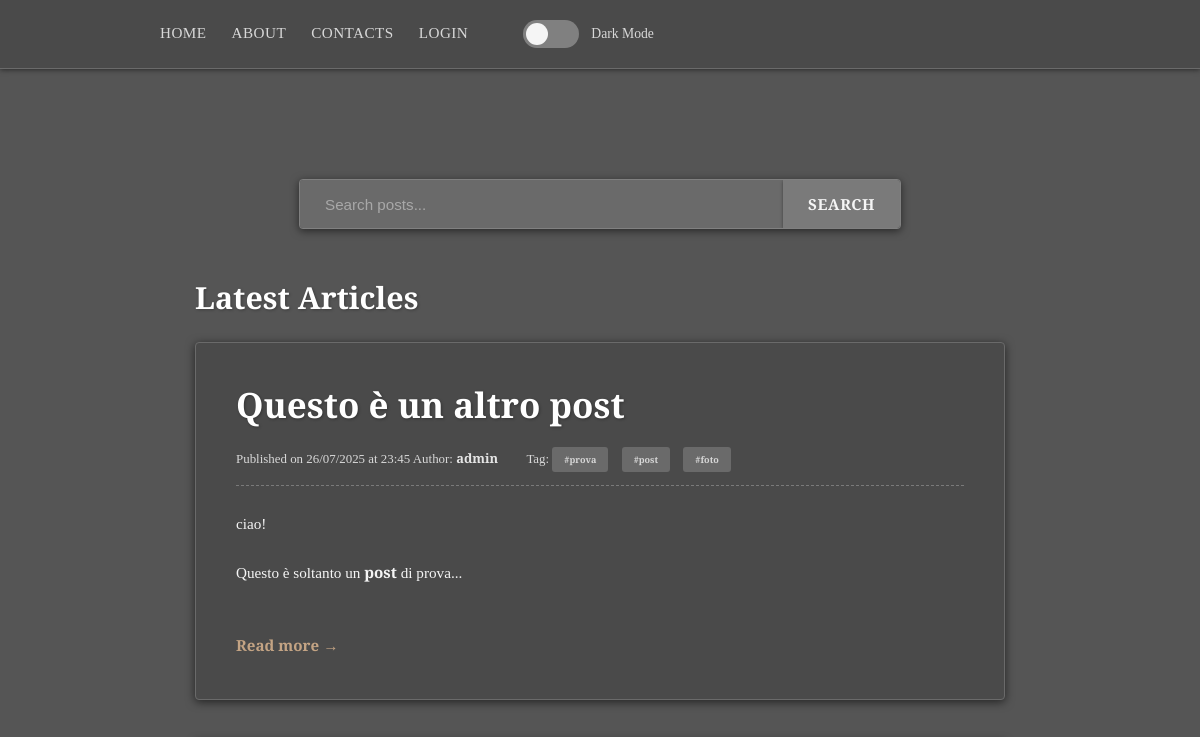
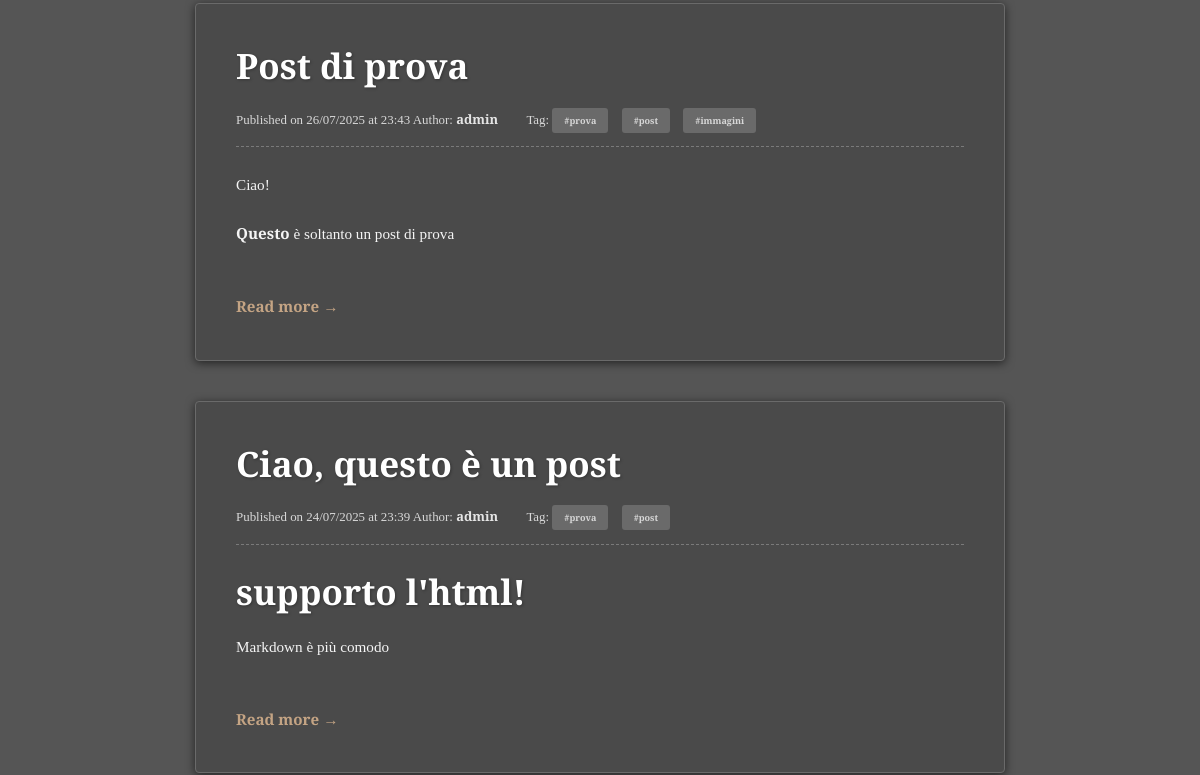
The page /index (upper part) on the database as committed earlier (2 pictures, top to bottom).
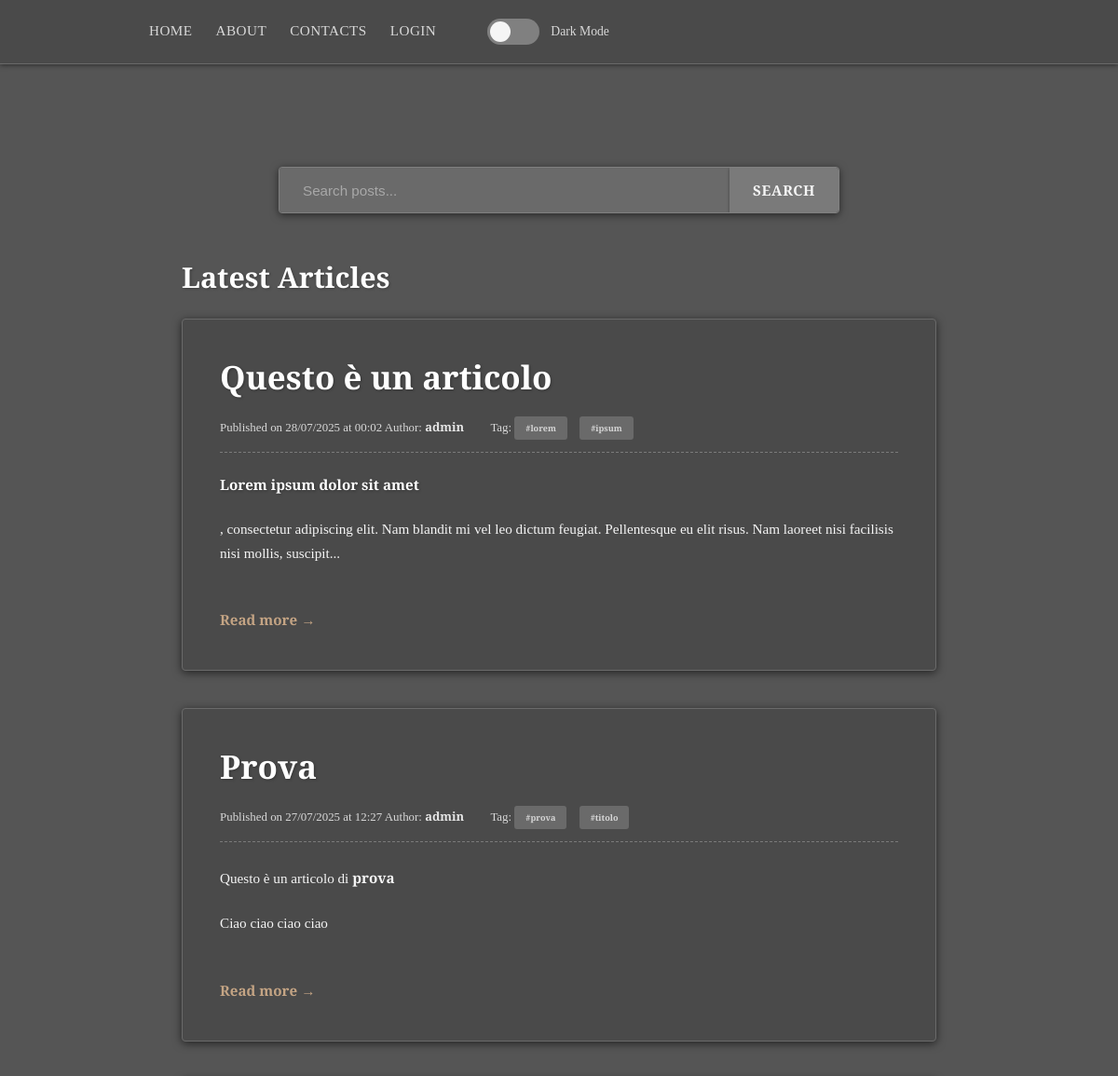
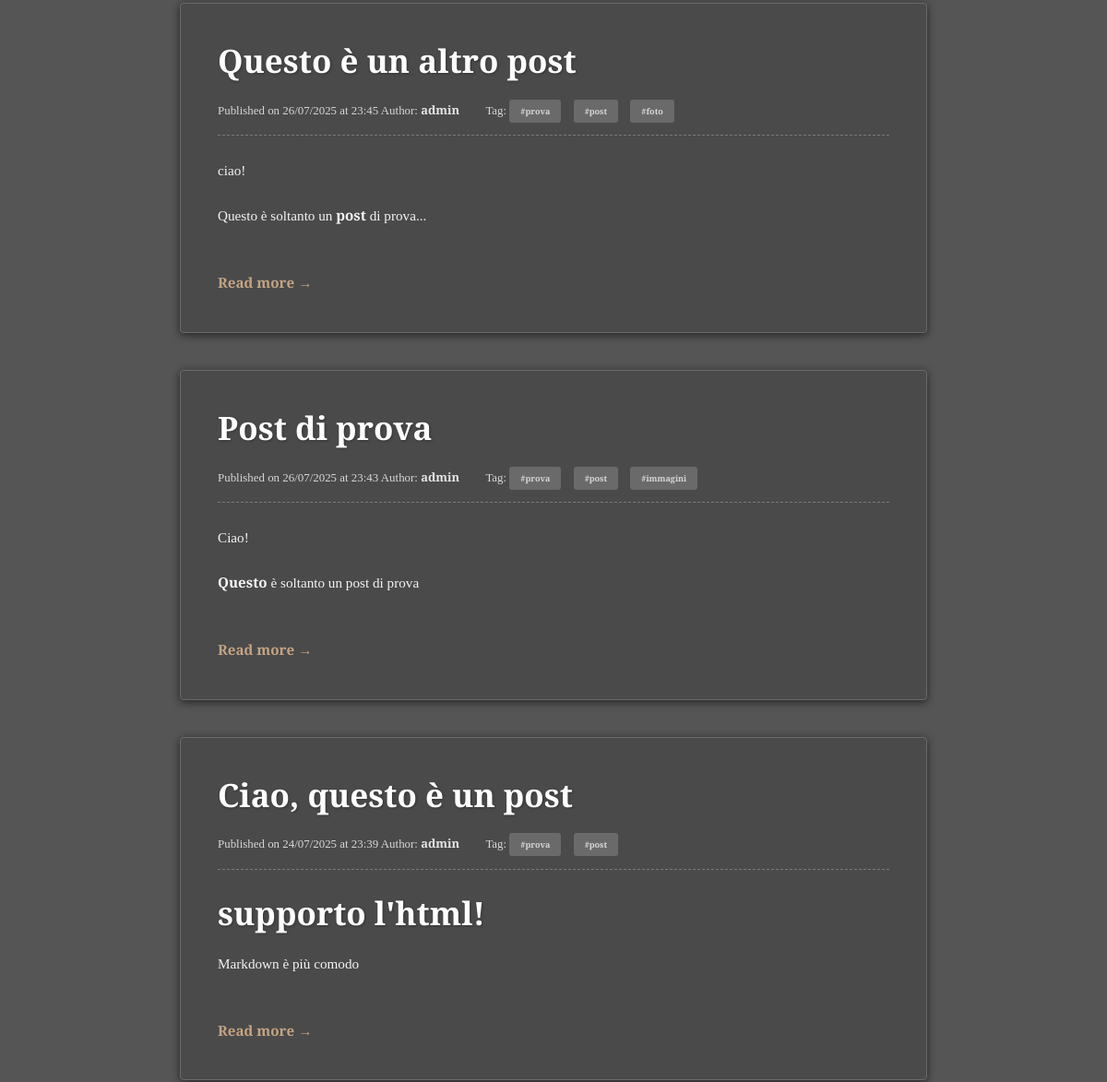
The same page on the database as committed later (2 pictures, top to bottom).
### app.py (models this page shows, shortened)
class Post(db.Model):
    id = db.Column(db.Integer, primary_key=True)
    title = db.Column(db.String(200), nullable=False)
    content = db.Column(db.Text, nullable=False)
    creation_date = db.Column(db.DateTime, default=datetime.now())
    user_id = db.Column(db.Integer, db.ForeignKey('user.id'), nullable=False)
    image_file = db.Column(db.String(28), nullable=True, default=None)
    tags = db.relationship('Tag', secondary=post_tags, backref=db.backref('posts', lazy='dynamic'))

class User(db.Model, UserMixin):
    id = db.Column(db.Integer, primary_key=True)
    is_admin = db.Column(db.Boolean, default=False)
    is_banned = db.Column(db.Boolean, default=False, nullable=False)
    username = db.Column(db.String(28), unique=True, nullable=False)
    email = db.Column(db.String(120), unique=True, nullable=False)
    password_hash = db.Column(db.String(128), nullable=False)
    post = db.relationship('Post', backref='author', lazy='dynamic')

class Tag(db.Model):
    id = db.Column(db.Integer, primary_key=True)
    tag_name = db.Column(db.String(28), nullable=False, unique=True)

### app.py (the view)
@app.route('/')
@app.route('/index')
def index():
    page = request.args.get('page', 1, type=int)
    search_query = request.args.get('q', type=str)
    if search_query:
        posts = Post.query.filter(
            (Post.title.ilike(f'%{search_query}%')) |
            (Post.content.ilike(f'%{search_query}%'))
        ).order_by(Post.creation_date.desc()).paginate(page=page, per_page=5)
        return render_template('index.html', posts=posts, search_query=search_query)
    else:
        posts = Post.query.order_by(Post.creation_date.desc()).paginate(page=page, per_page=5)
        return render_template('index.html', posts=posts, search_query="")

### templates/index.html (shortened to what this page needs)
{% extends "base.html" %}
{% block content %}
<div class="container">
    <div class="search-bar-container">
        <form method="GET" action="{{ url_for('index') }}" class="search-form">
            <input type="text" name="q" placeholder="Search posts..." value="{{ search_query }}" class="search-input">
            <button type="submit" class="btn search-button">Search</button>
        </form>
    </div>
    <h2>
        {% if search_query %}
        Search Results for "{{ search_query }}" ({{ posts.total }} posts found)
        {% else %}
        Latest Articles
        {% endif %}
    </h2>
    {% for post in posts.items %}
    <article class="blog-post">
        <h2><a href="{{ url_for('view_post', post_id=post.id)}}">{{ post.title }}</a></h2>
        <p class="meta">
            Published on {{ post.creation_date.strftime('%d/%m/%Y at %H:%M') }} Author:
            <a href="#">{{ post.author.username }}</a>
            {% if post.tags %}
            <span class="tags">
                Tag:
                {% for tag in post.tags %}
                <a href="{{ url_for('posts_by_tags', tag_name=tag.tag_name) }}">#{{ tag.tag_name }}</a>
                {% endfor %}
            </span>
            {% endif %}
        </p>
        <p>{{ post.content | truncate(200) | safe }}</p>
        <a href="{{ url_for('view_post', post_id=post.id)}}" class="read-more">Read more &rarr;</a>
    </article>
    {% else %}
    <p>No post available.</p>
    {% endfor %}
    {% endblock %}

### templates/base.html (shortened to what this page needs)
<!DOCTYPE html>
<html lang="en">
<head>
    <link rel="stylesheet" href="{{ url_for('static', filename='css/noir.css') }}">
</head>
<body>
    <header class="navbar">
        <nav>
            <div class="container">
                <ul class="nav-items">
                    <li><a href="{{ url_for('index') }}">Home</a></li>
                    <li><a href="{{ url_for('about') }}">About</a></li>
                    <li><a href="{{ url_for('contact') }}">Contacts</a></li>
                    {% if current_user.is_authenticated %}
                    <li><a href="{{ url_for('dashboard') }}">Dashboard</a></li>
                    <li><a href="{{ url_for('logout') }}">Logout</a></li>
                    {% else %}
                    <li><a href="{{ url_for('login') }}">Login</a></li>
                    {% endif %}
                    <li class="theme-switch-wrapper">
                        <label class="theme-switch" for="checkbox">
                            <div class="slider round"></div>
                        </label>
                        <span class="theme-text">Dark Mode</span>
                    </li>
                </ul>
            </div>
        </nav>
    </header>
    <div class="container">
        {% block content %} {% endblock %}
</body>
</html>

Rows that differ between the two databases and show on the page:
added Post: title "Questo è un articolo", creation_date "28/07/2025 at 00:02", author.username "admin", content "Lorem ipsum dolor sit amet , consectetur adipiscing elit. Nam blandit mi vel leo dictum feugiat. Pellentesque eu elit risus. Nam laoreet nisi facilisis nisi mollis, suscipit..."
added Tag: tag_name "lorem", shown under "Questo è un articolo"
added Tag: tag_name "ipsum", shown under "Questo è un articolo"
added Post: title "Prova", creation_date "27/07/2025 at 12:27", author.username "admin", content "Questo è un articolo di prova Ciao ciao ciao ciao", Tag (tag_name "prova")
added Tag: tag_name "titolo", shown under "Prova"
